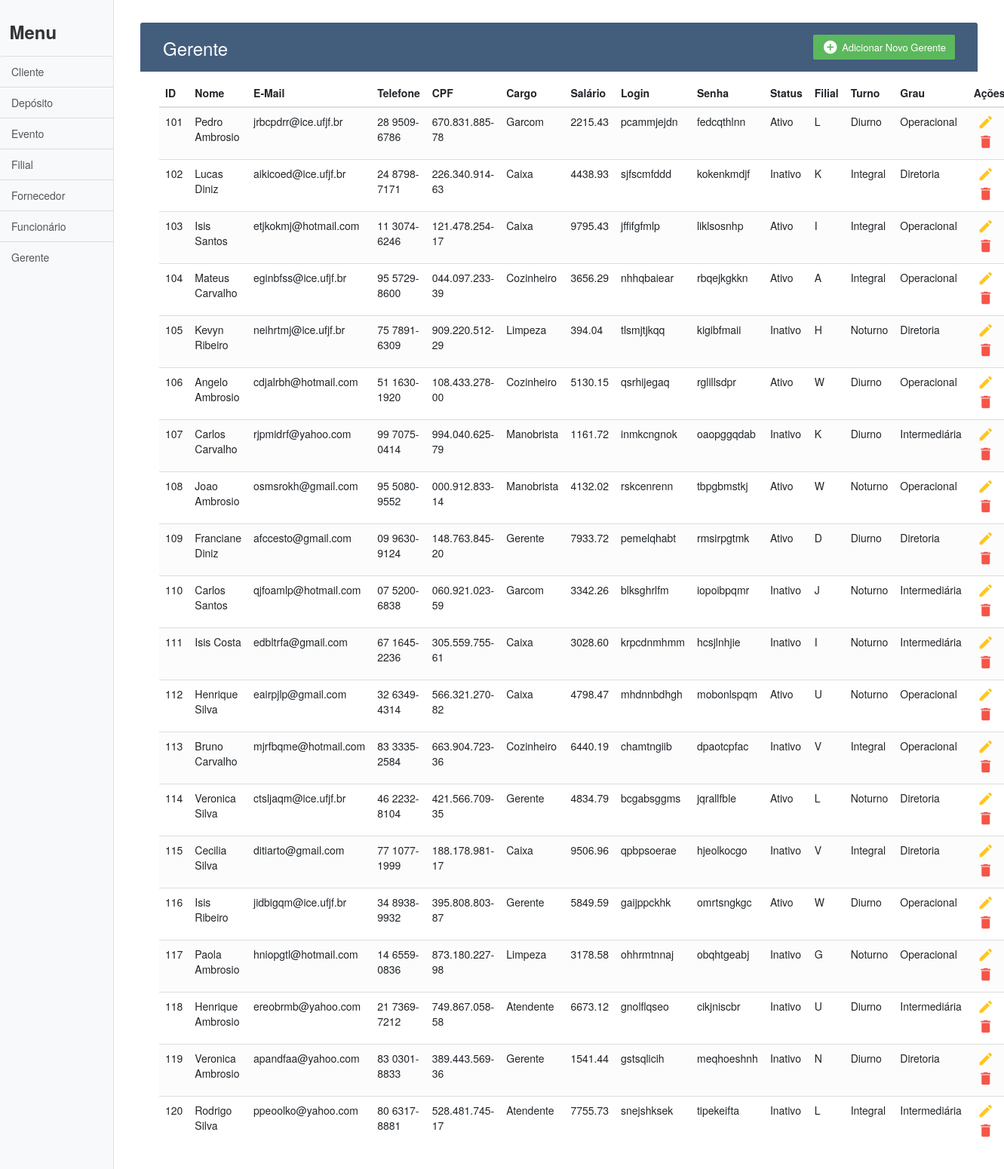
The page /gerente.php on the database its author committed.
### tables this page shows
CREATE TABLE gerente ( turno VARCHAR(200), grau VARCHAR(200), id_pessoa INTEGER PRIMARY KEY, FOREIGN KEY(id_pessoa) REFERENCES funcionario (id_pessoa) );

CREATE TABLE pessoa ( cidade VARCHAR(200), cep CHAR(9), numero INTEGER, rua VARCHAR(200), cpf VARCHAR(14), telefone VARCHAR(12), email VARCHAR(200), nome VARCHAR(200), id_pessoa INTEGER PRIMARY KEY AUTO_INCREMENT );

CREATE TABLE funcionario ( cargo VARCHAR(200), salario NUMERIC(10,2), login VARCHAR(200), senha VARCHAR(200), status BOOLEAN, id_filial INTEGER, id_pessoa INTEGER PRIMARY KEY, FOREIGN KEY(id_pessoa) REFERENCES pessoa (id_pessoa), FOREIGN KEY(id_filial) REFERENCES filial (id_filial) );

CREATE TABLE filial ( nome VARCHAR(200) NOT NULL, cep CHAR(9) NOT NULL, cidade VARCHAR(200) NOT NULL, numero INTEGER NOT NULL, rua VARCHAR(200) NOT NULL, id_filial INTEGER PRIMARY KEY AUTO_INCREMENT );

### gerente.php (the view, shortened to what this page needs)
<!DOCTYPE html>
<html lang="en">
<head>
	<?php
		include("header.php");
	?>
</head>
<body>
	<div class="d-flex" id="wrapper">
		<?php
			include_once("conection.php");
			include("sidebar.php");
		?>
		<div id="page-content-wrapper">
			<div class="container">
				<div class="table-wrapper">
					<div class="table-title">
						<div class="row">
							<div class="col-sm-6">
								<h2>Gerente</h2>
							</div>
							<div class="col-sm-6">
								<a href="add/gerente.php" class="btn btn-success">
									<i class="material-icons">&#xE147;</i>
									<span>Adicionar Novo Gerente</span>
								</a>
							</div>
						</div>
					</div>
					<table class="table table-striped table-hover">
						<thead>
							<tr>
								<th>ID</th>
								<th>Nome</th>
								<th>E-Mail</th>
								<th>Telefone</th>
								<th>CPF</th>
								<th>Cargo</th>
								<th>Salário</th>
								<th>Login</th>
								<th>Senha</th>
								<th>Status</th>
								<th>Filial</th>
								<th>Turno</th>
								<th>Grau</th>
								<th>Ações</th>
							</tr>
						</thead>
						<tbody>
							<?php
								$sql = "SELECT 		g.id_pessoa, p.nome, p.email, p.telefone,
													p.cpf, p.rua, p.numero, p.cidade, p.cep,
													f.cargo, f.salario, f.login, f.senha,
													f.status, g.turno, g.grau,
													fi.nome as 'nome_filial'
										FROM gerente g
										INNER JOIN funcionario f
											on g.id_pessoa=f.id_pessoa
										INNER JOIN pessoa p
											on f.id_pessoa=p.id_pessoa
										INNER JOIN filial fi
											on f.id_filial=fi.id_filial
										ORDER BY f.id_pessoa";
								$gerentes = mysqli_query($conexao, $sql);
								foreach($gerentes as $gerente){
									echo "<tr>";
										echo '<td>' . $gerente['id_pessoa'] . '</td>';
										echo '<td>' . $gerente['nome'] . '</td>';
										echo '<td>' . $gerente['email'] . '</td>';
										echo '<td>' . $gerente['telefone'] . '</td>';
										echo '<td>' . $gerente['cpf'] . '</td>';
										echo '<td>' . $gerente['cargo'] . '</td>';
										echo '<td>' . $gerente['salario'] . '</td>';
										echo '<td>' . $gerente['login'] . '</td>';
										echo '<td>' . $gerente['senha'] . '</td>';
										if($gerente['status']){
											echo '<td>Ativo</td>';
										}
										else{
											echo '<td>Inativo</td>';
										}
										echo '<td>' . $gerente['nome_filial'] . '</td>';
										echo '<td>' . $gerente['turno'] . '</td>';
										echo '<td>' . $gerente['grau'] . '</td>';
										echo '<td>';
											echo '<a href="edit/gerente.php?id='.$gerente['id_pessoa'].'" class="edit"><i class="material-icons" data-toggle="tooltip" title="Editar">&#xE254;</i></a>';
											echo '<a href="delete/gerente.php?id='.$gerente['id_pessoa'].'" class="delete"><i class="material-icons" data-toggle="tooltip" title="Deletar">&#xE872;</i></a>';
										echo '</td>';
									echo "</tr>";
								}
							?>
						</tbody>
					</table>
				</div>
			</div>
		</div>
	</div>
</body>
</html>

### css/simple-sidebar.css (style rules this page uses)
body { overflow-x: hidden; }
#page-content-wrapper { min-width: 100vw; }
@media (min-width: 768px) { #page-content-wrapper { min-width: 0; width: 100%; } }

### css/styles.css (style rules this page uses)
body { color: #566787; background: #f5f5f5; font-family: 'Varela Round', sans-serif; font-size: 13px; }
.table-wrapper { background: #fff; padding: 20px 25px; margin: 30px 0; border-radius: 3px; box-shadow: 0 1px 1px rgba(0,0,0,.05); }
.table-title { padding-bottom: 15px; background: #435d7d; color: #fff; padding: 16px 30px; margin: -20px -25px 10px; border-radius: 3px 3px 0 0; }
.table-title h2 { margin: 5px 0 0; font-size: 24px; }
.table-title .btn { color: #fff; float: right; font-size: 13px; border: none; min-width: 50px; border-radius: 2px; border: none; outline: none !important; margin-left: 10px; }
.table-title .btn i { float: left; font-size: 21px; margin-right: 5px; }
.table-title .btn span { float: left; margin-top: 2px; }
table.table tr th, table.table tr td { border-color: #e9e9e9; padding: 12px 15px; vertical-align: middle; }
table.table tr th:first-child { width: 60px; }
table.table tr th:last-child { width: 100px; }
table.table-striped tbody tr:nth-of-type(odd) { background-color: #fcfcfc; }
table.table td:last-child i { opacity: 0.9; font-size: 22px; margin: 0 5px; }
table.table td a { font-weight: bold; color: #566787; display: inline-block; text-decoration: none; outline: none !important; }
table.table td a.edit { color: #FFC107; }
table.table td a.delete { color: #F44336; }
table.table td i { font-size: 19px; }

### rows shown on the page
gerente: id_pessoa "101", pessoa.nome "Pedro Ambrosio", pessoa.email "jrbcpdrr@ice.ufjf.br", pessoa.telefone "28 9509-6786", pessoa.cpf "670.831.885-78", id_pessoa.cargo "Garcom", id_pessoa.salario "2215.43", id_pessoa.login "pcammjejdn", id_pessoa.senha "fedcqthlnn", shows "Ativo", filial.nome "L", turno "Diurno", grau "Operacional"
gerente: id_pessoa "102", pessoa.nome "Lucas Diniz", pessoa.email "aikicoed@ice.ufjf.br", pessoa.telefone "24 8798-7171", pessoa.cpf "226.340.914-63", id_pessoa.cargo "Caixa", id_pessoa.salario "4438.93", id_pessoa.login "sjfscmfddd", id_pessoa.senha "kokenkmdjf", shows "Inativo", filial.nome "K", turno "Integral", grau "Diretoria"
gerente: id_pessoa "103", pessoa.nome "Isis Santos", pessoa.email "etjkokmj@hotmail.com", pessoa.telefone "11 3074-6246", pessoa.cpf "121.478.254-17", id_pessoa.cargo "Caixa", id_pessoa.salario "9795.43", id_pessoa.login "jffifgfmlp", id_pessoa.senha "liklsosnhp", shows "Ativo", filial.nome "I", turno "Integral", grau "Operacional"
gerente: id_pessoa "104", pessoa.nome "Mateus Carvalho", pessoa.email "eginbfss@ice.ufjf.br", pessoa.telefone "95 5729-8600", pessoa.cpf "044.097.233-39", id_pessoa.cargo "Cozinheiro", id_pessoa.salario "3656.29", id_pessoa.login "nhhqbaiear", id_pessoa.senha "rbqejkgkkn", shows "Ativo", filial.nome "A", turno "Integral", grau "Operacional"
gerente: id_pessoa "105", pessoa.nome "Kevyn Ribeiro", pessoa.email "neihrtmj@ice.ufjf.br", pessoa.telefone "75 7891-6309", pessoa.cpf "909.220.512-29", id_pessoa.cargo "Limpeza", id_pessoa.salario "394.04", id_pessoa.login "tlsmjtjkqq", id_pessoa.senha "kigibfmaii", shows "Inativo", filial.nome "H", turno "Noturno", grau "Diretoria"
gerente: id_pessoa "106", pessoa.nome "Angelo Ambrosio", pessoa.email "cdjalrbh@hotmail.com", pessoa.telefone "51 1630-1920", pessoa.cpf "108.433.278-00", id_pessoa.cargo "Cozinheiro", id_pessoa.salario "5130.15", id_pessoa.login "qsrhijegaq", id_pessoa.senha "rglillsdpr", shows "Ativo", filial.nome "W", turno "Diurno", grau "Operacional"
gerente: id_pessoa "107", pessoa.nome "Carlos Carvalho", pessoa.email "rjpmidrf@yahoo.com", pessoa.telefone "99 7075-0414", pessoa.cpf "994.040.625-79", id_pessoa.cargo "Manobrista", id_pessoa.salario "1161.72", id_pessoa.login "inmkcngnok", id_pessoa.senha "oaopggqdab", shows "Inativo", filial.nome "K", turno "Diurno", grau "Intermediária"
gerente: id_pessoa "108", pessoa.nome "Joao Ambrosio", pessoa.email "osmsrokh@gmail.com", pessoa.telefone "95 5080-9552", pessoa.cpf "000.912.833-14", id_pessoa.cargo "Manobrista", id_pessoa.salario "4132.02", id_pessoa.login "rskcenrenn", id_pessoa.senha "tbpgbmstkj", shows "Ativo", filial.nome "W", turno "Noturno", grau "Operacional"
gerente: id_pessoa "109", pessoa.nome "Franciane Diniz", pessoa.email "afccesto@gmail.com", pessoa.telefone "09 9630-9124", pessoa.cpf "148.763.845-20", id_pessoa.cargo "Gerente", id_pessoa.salario "7933.72", id_pessoa.login "pemelqhabt", id_pessoa.senha "rmsirpgtmk", shows "Ativo", filial.nome "D", turno "Diurno", grau "Diretoria"
gerente: id_pessoa "110", pessoa.nome "Carlos Santos", pessoa.email "qjfoamlp@hotmail.com", pessoa.telefone "07 5200-6838", pessoa.cpf "060.921.023-59", id_pessoa.cargo "Garcom", id_pessoa.salario "3342.26", id_pessoa.login "blksghrlfm", id_pessoa.senha "iopoibpqmr", shows "Inativo", filial.nome "J", turno "Noturno", grau "Intermediária"
gerente: id_pessoa "111", pessoa.nome "Isis Costa", pessoa.email "edbltrfa@gmail.com", pessoa.telefone "67 1645-2236", pessoa.cpf "305.559.755-61", id_pessoa.cargo "Caixa", id_pessoa.salario "3028.60", id_pessoa.login "krpcdnmhmm", id_pessoa.senha "hcsjlnhjie", shows "Inativo", filial.nome "I", turno "Noturno", grau "Intermediária"
gerente: id_pessoa "112", pessoa.nome "Henrique Silva", pessoa.email "eairpjlp@gmail.com", pessoa.telefone "32 6349-4314", pessoa.cpf "566.321.270-82", id_pessoa.cargo "Caixa", id_pessoa.salario "4798.47", id_pessoa.login "mhdnnbdhgh", id_pessoa.senha "mobonlspqm", shows "Ativo", filial.nome "U", turno "Noturno", grau "Operacional"
gerente: id_pessoa "113", pessoa.nome "Bruno Carvalho", pessoa.email "mjrfbqme@hotmail.com", pessoa.telefone "83 3335-2584", pessoa.cpf "663.904.723-36", id_pessoa.cargo "Cozinheiro", id_pessoa.salario "6440.19", id_pessoa.login "chamtngiib", id_pessoa.senha "dpaotcpfac", shows "Inativo", filial.nome "V", turno "Integral", grau "Operacional"
gerente: id_pessoa "114", pessoa.nome "Veronica Silva", pessoa.email "ctsljaqm@ice.ufjf.br", pessoa.telefone "46 2232-8104", pessoa.cpf "421.566.709-35", id_pessoa.cargo "Gerente", id_pessoa.salario "4834.79", id_pessoa.login "bcgabsggms", id_pessoa.senha "jqrallfble", shows "Ativo", filial.nome "L", turno "Noturno", grau "Diretoria"
gerente: id_pessoa "115", pessoa.nome "Cecilia Silva", pessoa.email "ditiarto@gmail.com", pessoa.telefone "77 1077-1999", pessoa.cpf "188.178.981-17", id_pessoa.cargo "Caixa", id_pessoa.salario "9506.96", id_pessoa.login "qpbpsoerae", id_pessoa.senha "hjeolkocgo", shows "Inativo", filial.nome "V", turno "Integral", grau "Diretoria"
gerente: id_pessoa "116", pessoa.nome "Isis Ribeiro", pessoa.email "jidbigqm@ice.ufjf.br", pessoa.telefone "34 8938-9932", pessoa.cpf "395.808.803-87", id_pessoa.cargo "Gerente", id_pessoa.salario "5849.59", id_pessoa.login "gaijppckhk", id_pessoa.senha "omrtsngkgc", shows "Ativo", filial.nome "W", turno "Diurno", grau "Operacional"
gerente: id_pessoa "117", pessoa.nome "Paola Ambrosio", pessoa.email "hniopgtl@hotmail.com", pessoa.telefone "14 6559-0836", pessoa.cpf "873.180.227-98", id_pessoa.cargo "Limpeza", id_pessoa.salario "3178.58", id_pessoa.login "ohhrmtnnaj", id_pessoa.senha "obqhtgeabj", shows "Inativo", filial.nome "G", turno "Noturno", grau "Operacional"
gerente: id_pessoa "118", pessoa.nome "Henrique Ambrosio", pessoa.email "ereobrmb@yahoo.com", pessoa.telefone "21 7369-7212", pessoa.cpf "749.867.058-58", id_pessoa.cargo "Atendente", id_pessoa.salario "6673.12", id_pessoa.login "gnolflqseo", id_pessoa.senha "cikjniscbr", shows "Inativo", filial.nome "U", turno "Diurno", grau "Intermediária"
gerente: id_pessoa "119", pessoa.nome "Veronica Ambrosio", pessoa.email "apandfaa@yahoo.com", pessoa.telefone "83 0301-8833", pessoa.cpf "389.443.569-36", id_pessoa.cargo "Gerente", id_pessoa.salario "1541.44", id_pessoa.login "gstsqlicih", id_pessoa.senha "meqhoeshnh", shows "Inativo", filial.nome "N", turno "Diurno", grau "Diretoria"
gerente: id_pessoa "120", pessoa.nome "Rodrigo Silva", pessoa.email "ppeoolko@yahoo.com", pessoa.telefone "80 6317-8881", pessoa.cpf "528.481.745-17", id_pessoa.cargo "Atendente", id_pessoa.salario "7755.73", id_pessoa.login "snejshksek", id_pessoa.senha "tipekeifta", shows "Inativo", filial.nome "L", turno "Integral", grau "Intermediária"
